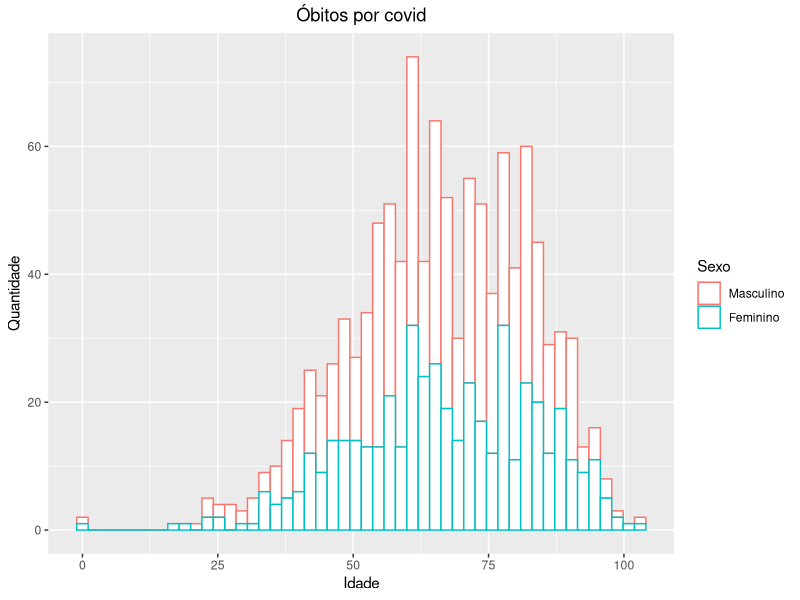
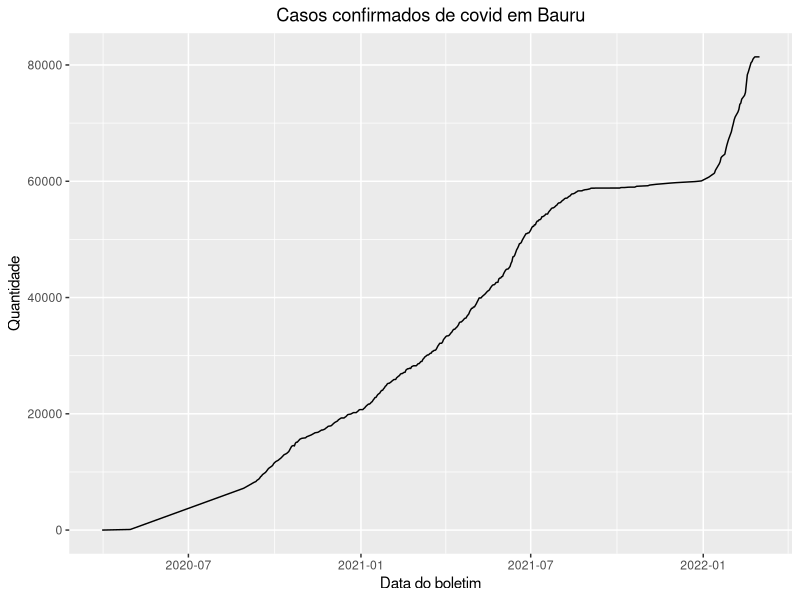
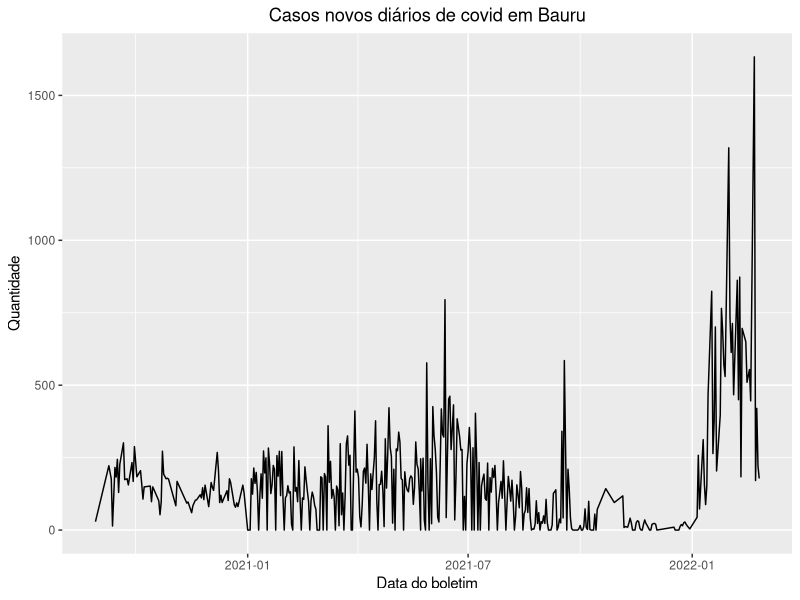
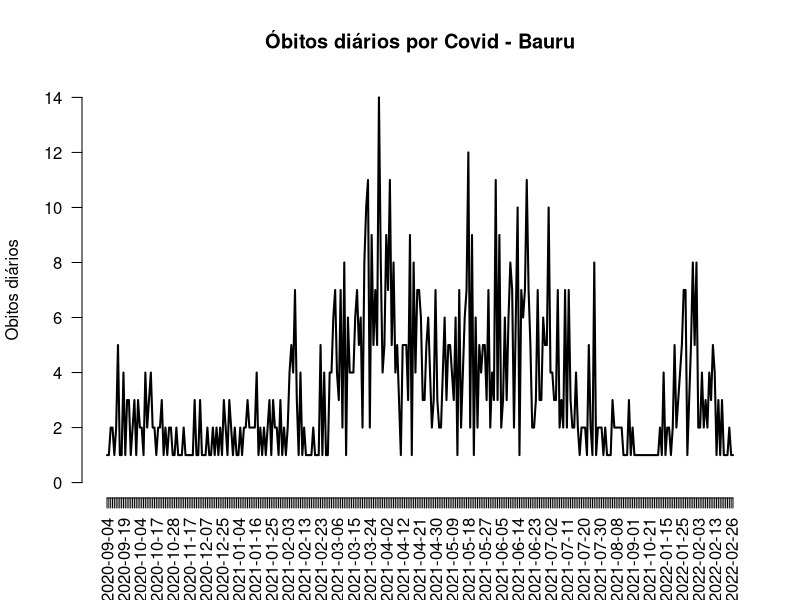
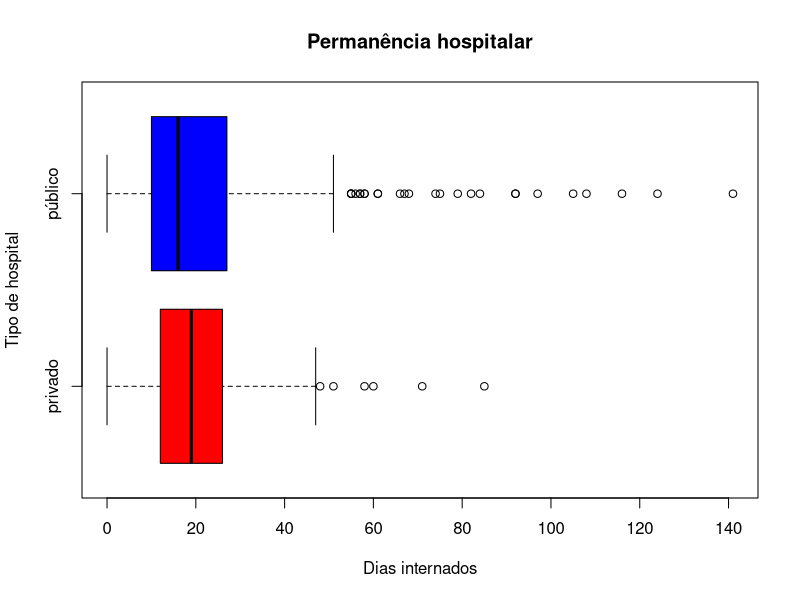
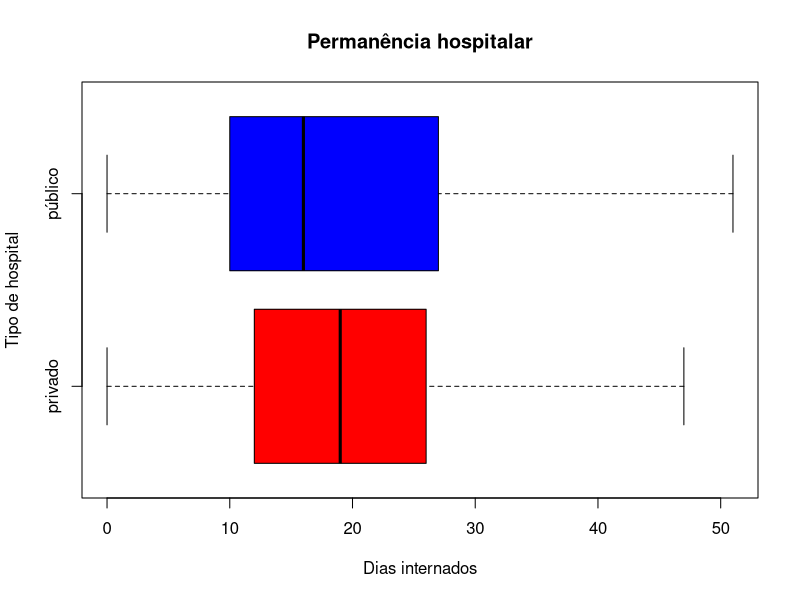
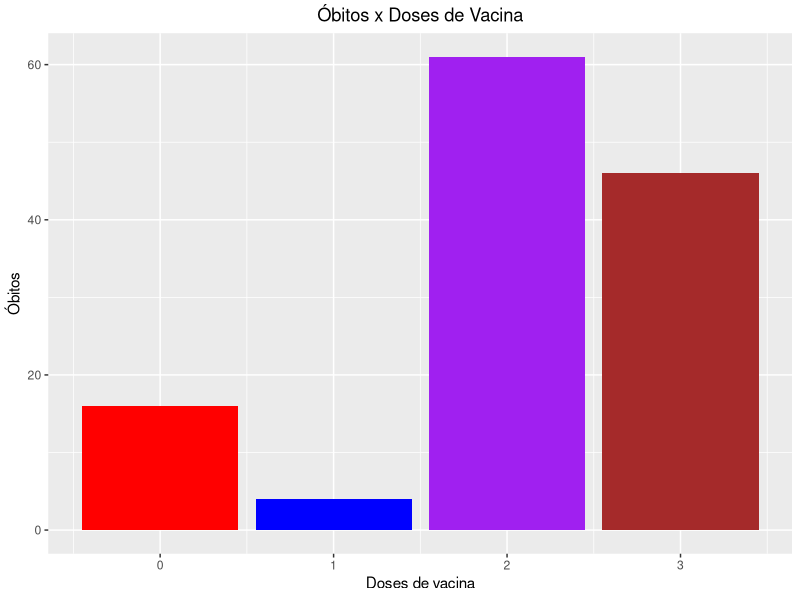

Recreate these plots in R, in order.
## ---- chunk 1
library(readxl)
library(ggplot2)
mortes <- read_excel("../Dados/covid_19_bauru_mortes.xlsx", col_types = c("date", "text", "numeric", "date", "text", "text", "date", "numeric"))
mortes$sexo <- factor(mortes$sexo, levels=c("masculino","feminino"), labels =c(0, 1))
ggplot(mortes, aes(x = idade, colour = sexo)) + geom_histogram(bins = 50, fill = "white") + guides(colour = guide_legend(title = "Sexo")) + scale_colour_discrete(labels = c("Masculino", "Feminino")) + ggtitle("Óbitos por covid") + xlab("Idade") + ylab("Quantidade") + theme(plot.title = element_text(hjust = 0.5))
## ---- chunk 2
casos_gerais <- read_excel("../Dados/covid_19_bauru_casos_geral.xlsx", col_types = c("date", "numeric", "numeric", "numeric", "numeric", "numeric", "numeric", "numeric", "numeric", "numeric", "numeric", "numeric", "numeric", "numeric"))
casosGerais_tratado <- data.frame(casos_gerais)
casosGerais_tratado <- casosGerais_tratado[-c(48, 201, 260, 3:5, 338:360), ]
casosGerais_tratado <- casosGerais_tratado[complete.cases(casosGerais_tratado$confirmacoes_total), ]
ggplot(casosGerais_tratado, aes(x = data_boletim)) + geom_line(aes(y = confirmacoes_total)) + ggtitle("Casos confirmados de covid em Bauru") + xlab("Data do boletim") + ylab("Quantidade") + theme(plot.title = element_text(hjust = 0.5))
## ---- chunk 3
casosGeraisNovos_tratados <- data.frame(casos_gerais)
casosGeraisNovos_tratados <- casosGeraisNovos_tratados[-c(1:5, 48), ]
casosGeraisNovos_tratados <- casosGeraisNovos_tratados[complete.cases(casosGeraisNovos_tratados$casos_novos), ]
ggplot(casosGeraisNovos_tratados, aes(x = data_boletim)) + geom_line(aes(y = casos_novos)) + ggtitle("Casos novos diários de covid em Bauru") + xlab("Data do boletim") + ylab("Quantidade") + theme(plot.title = element_text(hjust = 0.5))
## ---- chunk 4
datas <- subset(mortes, data_obito >= "2020-01-01")
datas <- table(datas$data_obito)
plot(datas, type="l", las = 2, col="black", ylab = "Obitos diários", main = "Óbitos diários por Covid - Bauru")
## ---- chunk 5
mortes$tempo_internacao = as.numeric(difftime(mortes$data_obito , mortes$inicio_sintoma, units=c("days")))
mortes$tempo_internacao[mortes$tempo_internacao < 0] = NA
boxplot(mortes$tempo_internacao ~ mortes$tipo_hosp, col=c("Red", "Blue"), xlab = "Dias internados", ylab = "Tipo de hospital", horizontal = TRUE, main = "Permanência hospitalar")
## ---- chunk 6
mortes$tempo_internacao = as.numeric(difftime(mortes$data_obito , mortes$inicio_sintoma, units=c("days")))
mortes$tempo_internacao[mortes$tempo_internacao < 0] = NA
boxplot(mortes$tempo_internacao ~ mortes$tipo_hosp, col=c("Red", "Blue"), xlab = "Dias internados", ylab = "Tipo de hospital", outline = FALSE, horizontal = TRUE, main = "Permanência hospitalar")
## ---- chunk 7
ggplot(mortes, aes(x=doses_vacina)) + geom_bar(fill = c("Red", "Blue", "Purple", "Brown")) + ggtitle("Óbitos x Doses de Vacina") + xlab("Doses de vacina") + ylab("Óbitos") + theme(plot.title = element_text(hjust = 0.5))
